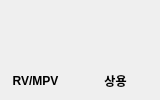
         <widget class="QWidget" name="page_4">
          <widget class="QPushButton" name="RVMPV_btn">
           <property name="geometry">
            <rect>
             <x>0</x>
             <y>10</y>
             <width>70</width>
             <height>60</height>
            </rect>
           </property>
           <property name="cursor">
            <cursorShape>PointingHandCursor</cursorShape>
           </property>
           <property name="text">
            <string/>
           </property>
           <property name="icon">
            <iconset>
             <normaloff>../../../../Downloads/DB/cartype/RVMPV.png</normaloff>../../../../Downloads/DB/cartype/RVMPV.png</iconset>
           </property>
           <property name="iconSize">
            <size>
             <width>70</width>
             <height>70</height>
            </size>
           </property>
           <property name="checkable">
            <bool>false</bool>
           </property>
           <property name="autoExclusive">
            <bool>false</bool>
           </property>
           <property name="flat">
            <bool>true</bool>
           </property>
          </widget>
          <widget class="QPushButton" name="pushButton_41">
           <property name="geometry">
            <rect>
             <x>80</x>
             <y>10</y>
             <width>70</width>
             <height>60</height>
            </rect>
           </property>
           <property name="cursor">
            <cursorShape>PointingHandCursor</cursorShape>
           </property>
           <property name="text">
            <string/>
           </property>
           <property name="icon">
            <iconset>
             <normaloff>../../../../Downloads/DB/cartype/truck.png</normaloff>../../../../Downloads/DB/cartype/truck.png</iconset>
           </property>
           <property name="iconSize">
            <size>
             <width>70</width>
             <height>70</height>
            </size>
           </property>
           <property name="checkable">
            <bool>false</bool>
           </property>
           <property name="autoExclusive">
            <bool>false</bool>
           </property>
           <property name="flat">
            <bool>true</bool>
           </property>
          </widget>
          <widget class="QLabel" name="label_39">
           <property name="geometry">
            <rect>
             <x>80</x>
             <y>70</y>
             <width>71</width>
             <height>21</height>
            </rect>
           </property>
           <property name="font">
            <font>
             <bold>true</bold>
            </font>
           </property>
           <property name="styleSheet">
            <string notr="true">background-color: rgb(255, 255, 255,0);</string>
           </property>
           <property name="text">
            <string>상용</string>
           </property>
           <property name="alignment">
            <set>Qt::AlignCenter</set>
           </property>
          </widget>
          <widget class="QLabel" name="label_40">
           <property name="geometry">
            <rect>
             <x>0</x>
             <y>70</y>
             <width>71</width>
             <height>21</height>
            </rect>
           </property>
           <property name="font">
            <font>
             <bold>true</bold>
            </font>
           </property>
           <property name="styleSheet">
            <string notr="true">background-color: rgb(255, 255, 255,0);</string>
           </property>
           <property name="text">
            <string>RV/MPV</string>
           </property>
           <property name="alignment">
            <set>Qt::AlignCenter</set>
           </property>
          </widget>
          <zorder>label_39</zorder>
          <zorder>label_40</zorder>
          <zorder>RVMPV_btn</zorder>
          <zorder>pushButton_41</zorder>
         </widget>
